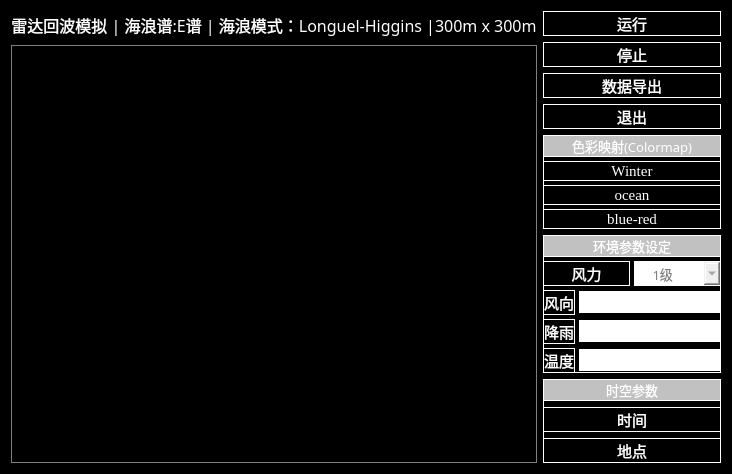
<?xml version="1.0" encoding="UTF-8"?>
<ui version="4.0">
 <class>Form</class>
 <widget class="QWidget" name="Form">
  <property name="geometry">
   <rect>
    <x>0</x>
    <y>0</y>
    <width>535</width>
    <height>420</height>
   </rect>
  </property>
  <property name="font">
   <font>
    <family>Arial</family>
    <pointsize>11</pointsize>
   </font>
  </property>
  <property name="windowTitle">
   <string>Form</string>
  </property>
  <property name="styleSheet">
   <string notr="true">#Form{background:rgb(0,0,0)}</string>
  </property>
  <layout class="QHBoxLayout" name="horizontalLayout" stretch="5,1">
   <item>
    <layout class="QVBoxLayout" name="verticalLayout" stretch="1,15">
     <item>
      <widget class="QLabel" name="label_7">
       <property name="sizePolicy">
        <sizepolicy hsizetype="Preferred" vsizetype="Preferred">
         <horstretch>0</horstretch>
         <verstretch>0</verstretch>
        </sizepolicy>
       </property>
       <property name="font">
        <font>
         <family>微软雅黑</family>
         <pointsize>12</pointsize>
        </font>
       </property>
       <property name="styleSheet">
        <string notr="true">QLabel{
background-color:black;
color:white
}</string>
       </property>
       <property name="text">
        <string>雷达回波模拟 | 海浪谱:E谱 | 海浪模式：Longuel-Higgins |300m x 300m</string>
       </property>
       <property name="alignment">
        <set>Qt::AlignCenter</set>
       </property>
      </widget>
     </item>
     <item>
      <widget class="QWidget" name="widget_19" native="true">
       <property name="sizePolicy">
        <sizepolicy hsizetype="Expanding" vsizetype="Expanding">
         <horstretch>0</horstretch>
         <verstretch>0</verstretch>
        </sizepolicy>
       </property>
       <property name="minimumSize">
        <size>
         <width>0</width>
         <height>0</height>
        </size>
       </property>
       <property name="maximumSize">
        <size>
         <width>16777215</width>
         <height>16777215</height>
        </size>
       </property>
       <property name="styleSheet">
        <string notr="true">QWidget#widget_19{border: 1px solid gray;}</string>
       </property>
      </widget>
     </item>
    </layout>
   </item>
   <item>
    <layout class="QVBoxLayout" name="verticalLayout_2" stretch="1,1,1,1,4,5,3">
     <item>
      <widget class="QPushButton" name="pushButton">
       <property name="font">
        <font>
         <family>宋体</family>
         <pointsize>11</pointsize>
        </font>
       </property>
       <property name="styleSheet">
        <string notr="true">QPushButton{
background-color:black;
color:white;
border:1px solid white
}</string>
       </property>
       <property name="text">
        <string>运行</string>
       </property>
      </widget>
     </item>
     <item>
      <widget class="QPushButton" name="pushButton_2">
       <property name="font">
        <font>
         <family>Arial</family>
         <pointsize>11</pointsize>
        </font>
       </property>
       <property name="styleSheet">
        <string notr="true">QPushButton{
background-color:black;
color:white;
border:1px solid white
}</string>
       </property>
       <property name="text">
        <string>停止</string>
       </property>
      </widget>
     </item>
     <item>
      <widget class="QPushButton" name="pushButton_4">
       <property name="font">
        <font>
         <family>宋体</family>
         <pointsize>11</pointsize>
        </font>
       </property>
       <property name="styleSheet">
        <string notr="true">QPushButton{
background-color:black;
color:white;
border:1px solid white
}</string>
       </property>
       <property name="text">
        <string>数据导出</string>
       </property>
      </widget>
     </item>
     <item>
      <widget class="QPushButton" name="pushButton_3">
       <property name="font">
        <font>
         <family>宋体</family>
         <pointsize>11</pointsize>
        </font>
       </property>
       <property name="styleSheet">
        <string notr="true">QPushButton{
background-color:black;
color:white;
border:1px solid white
}</string>
       </property>
       <property name="text">
        <string>退出</string>
       </property>
      </widget>
     </item>
     <item>
      <widget class="QWidget" name="widget" native="true">
       <property name="styleSheet">
        <string notr="true">QWidget{border:1px solid white}</string>
       </property>
       <layout class="QVBoxLayout" name="verticalLayout_3" stretch="2,1,1,1">
        <property name="spacing">
         <number>4</number>
        </property>
        <property name="leftMargin">
         <number>0</number>
        </property>
        <property name="topMargin">
         <number>0</number>
        </property>
        <property name="rightMargin">
         <number>0</number>
        </property>
        <property name="bottomMargin">
         <number>0</number>
        </property>
        <item>
         <widget class="QWidget" name="widget_2" native="true">
          <property name="sizePolicy">
           <sizepolicy hsizetype="Minimum" vsizetype="Minimum">
            <horstretch>0</horstretch>
            <verstretch>0</verstretch>
           </sizepolicy>
          </property>
          <property name="styleSheet">
           <string notr="true">QWidget{background:rgb(193, 193, 193)}</string>
          </property>
          <layout class="QVBoxLayout" name="verticalLayout_4">
           <property name="spacing">
            <number>0</number>
           </property>
           <property name="leftMargin">
            <number>0</number>
           </property>
           <property name="topMargin">
            <number>0</number>
           </property>
           <property name="rightMargin">
            <number>0</number>
           </property>
           <property name="bottomMargin">
            <number>0</number>
           </property>
           <item>
            <widget class="QLabel" name="label_8">
             <property name="sizePolicy">
              <sizepolicy hsizetype="Preferred" vsizetype="Preferred">
               <horstretch>0</horstretch>
               <verstretch>0</verstretch>
              </sizepolicy>
             </property>
             <property name="font">
              <font>
               <family>宋体</family>
               <pointsize>10</pointsize>
              </font>
             </property>
             <property name="styleSheet">
              <string notr="true">QLabel{
color:white
}</string>
             </property>
             <property name="text">
              <string>色彩映射(Colormap)</string>
             </property>
             <property name="alignment">
              <set>Qt::AlignCenter</set>
             </property>
            </widget>
           </item>
          </layout>
         </widget>
        </item>
        <item>
         <widget class="QPushButton" name="pushButton_5">
          <property name="font">
           <font>
            <family>Times New Roman</family>
            <pointsize>11</pointsize>
           </font>
          </property>
          <property name="styleSheet">
           <string notr="true">QPushButton{
background-color:black;
color:white;
border:1px solid white
}</string>
          </property>
          <property name="text">
           <string>Winter</string>
          </property>
         </widget>
        </item>
        <item>
         <widget class="QPushButton" name="pushButton_7">
          <property name="font">
           <font>
            <family>Times New Roman</family>
            <pointsize>11</pointsize>
           </font>
          </property>
          <property name="styleSheet">
           <string notr="true">QPushButton{
background-color:black;
color:white;
border:1px solid white
}</string>
          </property>
          <property name="text">
           <string>ocean</string>
          </property>
         </widget>
        </item>
        <item>
         <widget class="QPushButton" name="pushButton_6">
          <property name="font">
           <font>
            <family>Times New Roman</family>
            <pointsize>11</pointsize>
           </font>
          </property>
          <property name="styleSheet">
           <string notr="true">QPushButton{
background-color:black;
color:white;
border:1px solid white
}</string>
          </property>
          <property name="text">
           <string>blue-red</string>
          </property>
         </widget>
        </item>
       </layout>
      </widget>
     </item>
     <item>
      <widget class="QWidget" name="widget_3" native="true">
       <property name="sizePolicy">
        <sizepolicy hsizetype="Expanding" vsizetype="Expanding">
         <horstretch>0</horstretch>
         <verstretch>0</verstretch>
        </sizepolicy>
       </property>
       <property name="styleSheet">
        <string notr="true">QWidget{border:1px solid white}</string>
       </property>
       <layout class="QVBoxLayout" name="verticalLayout_5" stretch="3,1,1,1,1">
        <property name="spacing">
         <number>4</number>
        </property>
        <property name="leftMargin">
         <number>0</number>
        </property>
        <property name="topMargin">
         <number>0</number>
        </property>
        <property name="rightMargin">
         <number>0</number>
        </property>
        <property name="bottomMargin">
         <number>0</number>
        </property>
        <item>
         <widget class="QWidget" name="widget_4" native="true">
          <property name="sizePolicy">
           <sizepolicy hsizetype="Minimum" vsizetype="Minimum">
            <horstretch>0</horstretch>
            <verstretch>0</verstretch>
           </sizepolicy>
          </property>
          <property name="styleSheet">
           <string notr="true">QWidget{background:rgb(193, 193, 193)}</string>
          </property>
          <layout class="QVBoxLayout" name="verticalLayout_8">
           <property name="spacing">
            <number>0</number>
           </property>
           <property name="leftMargin">
            <number>0</number>
           </property>
           <property name="topMargin">
            <number>0</number>
           </property>
           <property name="rightMargin">
            <number>0</number>
           </property>
           <property name="bottomMargin">
            <number>0</number>
           </property>
           <item>
            <widget class="QLabel" name="label_9">
             <property name="font">
              <font>
               <family>宋体</family>
               <pointsize>10</pointsize>
              </font>
             </property>
             <property name="styleSheet">
              <string notr="true">QLabel{
color:white
}</string>
             </property>
             <property name="text">
              <string>环境参数设定</string>
             </property>
             <property name="alignment">
              <set>Qt::AlignCenter</set>
             </property>
            </widget>
           </item>
          </layout>
         </widget>
        </item>
        <item>
         <layout class="QHBoxLayout" name="horizontalLayout_2" stretch="0,0">
          <item>
           <widget class="QPushButton" name="pushButton_8">
            <property name="sizePolicy">
             <sizepolicy hsizetype="Minimum" vsizetype="Fixed">
              <horstretch>0</horstretch>
              <verstretch>0</verstretch>
             </sizepolicy>
            </property>
            <property name="font">
             <font>
              <family>Times New Roman</family>
              <pointsize>11</pointsize>
             </font>
            </property>
            <property name="styleSheet">
             <string notr="true">QPushButton{
background-color:black;
color:white;
border:1px solid white
}</string>
            </property>
            <property name="text">
             <string>风力</string>
            </property>
           </widget>
          </item>
          <item>
           <widget class="QComboBox" name="comboBox">
            <property name="enabled">
             <bool>true</bool>
            </property>
            <property name="sizePolicy">
             <sizepolicy hsizetype="Minimum" vsizetype="Fixed">
              <horstretch>0</horstretch>
              <verstretch>0</verstretch>
             </sizepolicy>
            </property>
            <property name="minimumSize">
             <size>
              <width>0</width>
              <height>0</height>
             </size>
            </property>
            <property name="maximumSize">
             <size>
              <width>16777215</width>
              <height>9999</height>
             </size>
            </property>
            <property name="font">
             <font>
              <family>黑体</family>
              <pointsize>10</pointsize>
             </font>
            </property>
            <property name="styleSheet">
             <string notr="true">QComboBox#comboBox{color:gray}</string>
            </property>
            <property name="editable">
             <bool>false</bool>
            </property>
            <property name="currentIndex">
             <number>0</number>
            </property>
            <property name="frame">
             <bool>true</bool>
            </property>
            <item>
             <property name="text">
              <string>    1级</string>
             </property>
            </item>
            <item>
             <property name="text">
              <string>    2级</string>
             </property>
            </item>
            <item>
             <property name="text">
              <string>    3级</string>
             </property>
            </item>
            <item>
             <property name="text">
              <string>    4级</string>
             </property>
            </item>
            <item>
             <property name="text">
              <string>    5级</string>
             </property>
            </item>
            <item>
             <property name="text">
              <string>    6级</string>
             </property>
            </item>
            <item>
             <property name="text">
              <string>    7级</string>
             </property>
            </item>
           </widget>
          </item>
         </layout>
        </item>
        <item>
         <layout class="QHBoxLayout" name="horizontalLayout_3">
          <item>
           <widget class="QPushButton" name="pushButton_10">
            <property name="font">
             <font>
              <family>Times New Roman</family>
              <pointsize>11</pointsize>
             </font>
            </property>
            <property name="styleSheet">
             <string notr="true">QPushButton{
background-color:black;
color:white;
border:1px solid white
}</string>
            </property>
            <property name="text">
             <string>风向</string>
            </property>
           </widget>
          </item>
          <item>
           <widget class="QLineEdit" name="lineEdit">
            <property name="sizePolicy">
             <sizepolicy hsizetype="Minimum" vsizetype="Fixed">
              <horstretch>0</horstretch>
              <verstretch>0</verstretch>
             </sizepolicy>
            </property>
           </widget>
          </item>
         </layout>
        </item>
        <item>
         <layout class="QHBoxLayout" name="horizontalLayout_4">
          <item>
           <widget class="QPushButton" name="pushButton_9">
            <property name="font">
             <font>
              <family>Times New Roman</family>
              <pointsize>11</pointsize>
             </font>
            </property>
            <property name="styleSheet">
             <string notr="true">QPushButton{
background-color:black;
color:white;
border:1px solid white
}</string>
            </property>
            <property name="text">
             <string>降雨</string>
            </property>
           </widget>
          </item>
          <item>
           <widget class="QLineEdit" name="lineEdit_2">
            <property name="sizePolicy">
             <sizepolicy hsizetype="Minimum" vsizetype="Fixed">
              <horstretch>0</horstretch>
              <verstretch>0</verstretch>
             </sizepolicy>
            </property>
           </widget>
          </item>
         </layout>
        </item>
        <item>
         <layout class="QHBoxLayout" name="horizontalLayout_5">
          <item>
           <widget class="QPushButton" name="pushButton_11">
            <property name="font">
             <font>
              <family>Times New Roman</family>
              <pointsize>11</pointsize>
             </font>
            </property>
            <property name="styleSheet">
             <string notr="true">QPushButton{
background-color:black;
color:white;
border:1px solid white
}</string>
            </property>
            <property name="text">
             <string>温度</string>
            </property>
           </widget>
          </item>
          <item>
           <widget class="QLineEdit" name="lineEdit_3">
            <property name="sizePolicy">
             <sizepolicy hsizetype="Minimum" vsizetype="Fixed">
              <horstretch>0</horstretch>
              <verstretch>0</verstretch>
             </sizepolicy>
            </property>
           </widget>
          </item>
         </layout>
        </item>
       </layout>
      </widget>
     </item>
     <item>
      <widget class="QWidget" name="widget_5" native="true">
       <property name="styleSheet">
        <string notr="true">QWidget{border:1px solid white}</string>
       </property>
       <layout class="QVBoxLayout" name="verticalLayout_6" stretch="2,1,1">
        <property name="leftMargin">
         <number>0</number>
        </property>
        <property name="topMargin">
         <number>0</number>
        </property>
        <property name="rightMargin">
         <number>0</number>
        </property>
        <property name="bottomMargin">
         <number>0</number>
        </property>
        <item>
         <widget class="QWidget" name="widget_6" native="true">
          <property name="sizePolicy">
           <sizepolicy hsizetype="Minimum" vsizetype="Minimum">
            <horstretch>0</horstretch>
            <verstretch>0</verstretch>
           </sizepolicy>
          </property>
          <property name="styleSheet">
           <string notr="true">QWidget{background:rgb(193, 193, 193)}</string>
          </property>
          <layout class="QVBoxLayout" name="verticalLayout_7">
           <property name="leftMargin">
            <number>0</number>
           </property>
           <property name="topMargin">
            <number>0</number>
           </property>
           <property name="rightMargin">
            <number>0</number>
           </property>
           <property name="bottomMargin">
            <number>0</number>
           </property>
           <item>
            <widget class="QLabel" name="label_10">
             <property name="font">
              <font>
               <family>宋体</family>
               <pointsize>10</pointsize>
              </font>
             </property>
             <property name="styleSheet">
              <string notr="true">QLabel{
color:white
}</string>
             </property>
             <property name="text">
              <string>时空参数</string>
             </property>
             <property name="alignment">
              <set>Qt::AlignCenter</set>
             </property>
            </widget>
           </item>
          </layout>
         </widget>
        </item>
        <item>
         <widget class="QPushButton" name="pushButton_13">
          <property name="font">
           <font>
            <family>Times New Roman</family>
            <pointsize>11</pointsize>
           </font>
          </property>
          <property name="styleSheet">
           <string notr="true">QPushButton{
background-color:black;
color:white;
border:1px solid white
}</string>
          </property>
          <property name="text">
           <string>时间</string>
          </property>
         </widget>
        </item>
        <item>
         <widget class="QPushButton" name="pushButton_15">
          <property name="font">
           <font>
            <family>Times New Roman</family>
            <pointsize>11</pointsize>
           </font>
          </property>
          <property name="styleSheet">
           <string notr="true">QPushButton{
background-color:black;
color:white;
border:1px solid white
}</string>
          </property>
          <property name="text">
           <string>地点</string>
          </property>
         </widget>
        </item>
       </layout>
      </widget>
     </item>
    </layout>
   </item>
  </layout>
 </widget>
 <resources>
  <include location="../Pictures/11.qrc"/>
 </resources>
 <connections/>
</ui>
